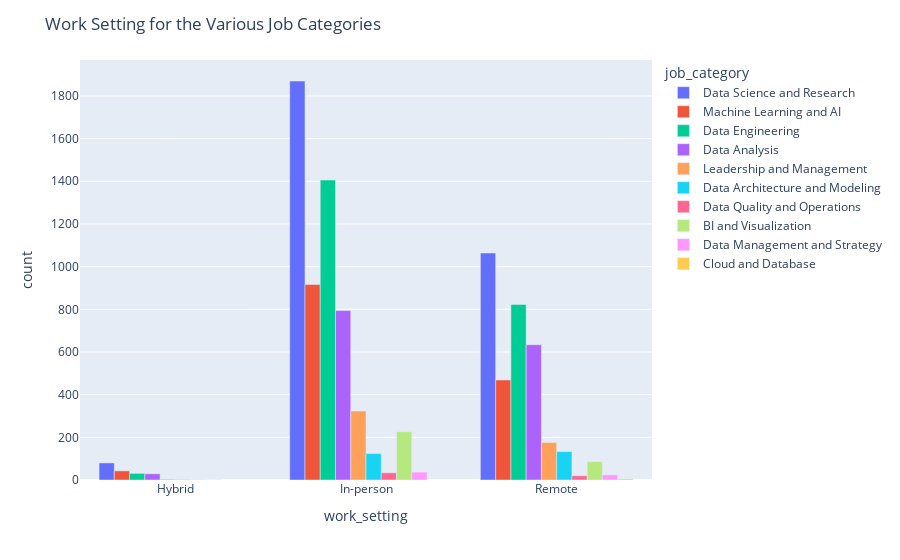

Notebook source saved alongside this figure:
### Code cell
val = df.groupby('work_setting')['job_category'].value_counts().reset_index()
plot = px.bar(val, x = 'work_setting', y = 'count', color = 'job_category', barmode = 'group')
plot.update_layout(title = 'Work Setting for the Various Job Categories')
plot.show()

### Figure 1 — Plotly figure (JSON) as saved in the notebook; plotly's stock layout.template omitted (floating-point values rounded to 4 significant figures)
{"data": [{"alignmentgroup": "True", "hovertemplate": "job_category=Data Science and Research<br>work_setting=%{x}<br>count=%{y}<extra></extra>", "legendgroup": "Data Science and Research", "marker": {"color": "#636efa", "pattern": {"shape": ""}}, "name": "Data Science and Research", "offsetgroup": "Data Science and Research", "orientation": "v", "showlegend": true, "textposition": "auto", "type": "bar", "x": ["Hybrid", "In-person", "Remote"], "xaxis": "x", "y": [80, 1870, 1064], "yaxis": "y"}, {"alignmentgroup": "True", "hovertemplate": "job_category=Machine Learning and AI<br>work_setting=%{x}<br>count=%{y}<extra></extra>", "legendgroup": "Machine Learning and AI", "marker": {"color": "#EF553B", "pattern": {"shape": ""}}, "name": "Machine Learning and AI", "offsetgroup": "Machine Learning and AI", "orientation": "v", "showlegend": true, "textposition": "auto", "type": "bar", "x": ["Hybrid", "In-person", "Remote"], "xaxis": "x", "y": [43, 916, 469], "yaxis": "y"}, {"alignmentgroup": "True", "hovertemplate": "job_category=Data Engineering<br>work_setting=%{x}<br>count=%{y}<extra></extra>", "legendgroup": "Data Engineering", "marker": {"color": "#00cc96", "pattern": {"shape": ""}}, "name": "Data Engineering", "offsetgroup": "Data Engineering", "orientation": "v", "showlegend": true, "textposition": "auto", "type": "bar", "x": ["Hybrid", "In-person", "Remote"], "xaxis": "x", "y": [31, 1406, 823], "yaxis": "y"}, {"alignmentgroup": "True", "hovertemplate": "job_category=Data Analysis<br>work_setting=%{x}<br>count=%{y}<extra></extra>", "legendgroup": "Data Analysis", "marker": {"color": "#ab63fa", "pattern": {"shape": ""}}, "name": "Data Analysis", "offsetgroup": "Data Analysis", "orientation": "v", "showlegend": true, "textposition": "auto", "type": "bar", "x": ["Hybrid", "In-person", "Remote"], "xaxis": "x", "y": [29, 794, 634], "yaxis": "y"}, {"alignmentgroup": "True", "hovertemplate": "job_category=Leadership and Management<br>work_setting=%{x}<br>count=%{y}<extra></extra>", "legendgroup": "Leadership and Management", "marker": {"color": "#FFA15A", "pattern": {"shape": ""}}, "name": "Leadership and Management", "offsetgroup": "Leadership and Management", "orientation": "v", "showlegend": true, "textposition": "auto", "type": "bar", "x": ["Hybrid", "In-person", "Remote"], "xaxis": "x", "y": [4, 323, 176], "yaxis": "y"}, {"alignmentgroup": "True", "hovertemplate": "job_category=Data Architecture and Modeling<br>work_setting=%{x}<br>count=%{y}<extra></extra>", "legendgroup": "Data Architecture and Modeling", "marker": {"color": "#19d3f3", "pattern": {"shape": ""}}, "name": "Data Architecture and Modeling", "offsetgroup": "Data Architecture and Modeling", "orientation": "v", "showlegend": true, "textposition": "auto", "type": "bar", "x": ["Hybrid", "In-person", "Remote"], "xaxis": "x", "y": [2, 124, 133], "yaxis": "y"}, {"alignmentgroup": "True", "hovertemplate": "job_category=Data Quality and Operations<br>work_setting=%{x}<br>count=%{y}<extra></extra>", "legendgroup": "Data Quality and Operations", "marker": {"color": "#FF6692", "pattern": {"shape": ""}}, "name": "Data Quality and Operations", "offsetgroup": "Data Quality and Operations", "orientation": "v", "showlegend": true, "textposition": "auto", "type": "bar", "x": ["Hybrid", "In-person", "Remote"], "xaxis": "x", "y": [1, 34, 20], "yaxis": "y"}, {"alignmentgroup": "True", "hovertemplate": "job_category=BI and Visualization<br>work_setting=%{x}<br>count=%{y}<extra></extra>", "legendgroup": "BI and Visualization", "marker": {"color": "#B6E880", "pattern": {"shape": ""}}, "name": "BI and Visualization", "offsetgroup": "BI and Visualization", "orientation": "v", "showlegend": true, "textposition": "auto", "type": "bar", "x": ["Hybrid", "In-person", "Remote"], "xaxis": "x", "y": [1, 226, 86], "yaxis": "y"}, {"alignmentgroup": "True", "hovertemplate": "job_category=Data Management and Strategy<br>work_setting=%{x}<br>count=%{y}<extra></extra>", "legendgroup": "Data Management and Strategy", "marker": {"color": "#FF97FF", "pattern": {"shape": ""}}, "name": "Data Management and Strategy", "offsetgroup": "Data Management and Strategy", "orientation": "v", "showlegend": true, "textposition": "auto", "type": "bar", "x": ["In-person", "Remote"], "xaxis": "x", "y": [37, 24], "yaxis": "y"}, {"alignmentgroup": "True", "hovertemplate": "job_category=Cloud and Database<br>work_setting=%{x}<br>count=%{y}<extra></extra>", "legendgroup": "Cloud and Database", "marker": {"color": "#FECB52", "pattern": {"shape": ""}}, "name": "Cloud and Database", "offsetgroup": "Cloud and Database", "orientation": "v", "showlegend": true, "textposition": "auto", "type": "bar", "x": ["Remote"], "xaxis": "x", "y": [5], "yaxis": "y"}], "layout": {"barmode": "group", "legend": {"title": {"text": "job_category"}, "tracegroupgap": 0}, "margin": {"t": 60}, "title": {"text": "Work Setting for the Various Job Categories"}, "xaxis": {"anchor": "y", "domain": [0, 1], "title": {"text": "work_setting"}}, "yaxis": {"anchor": "x", "domain": [0, 1], "title": {"text": "count"}}}}
